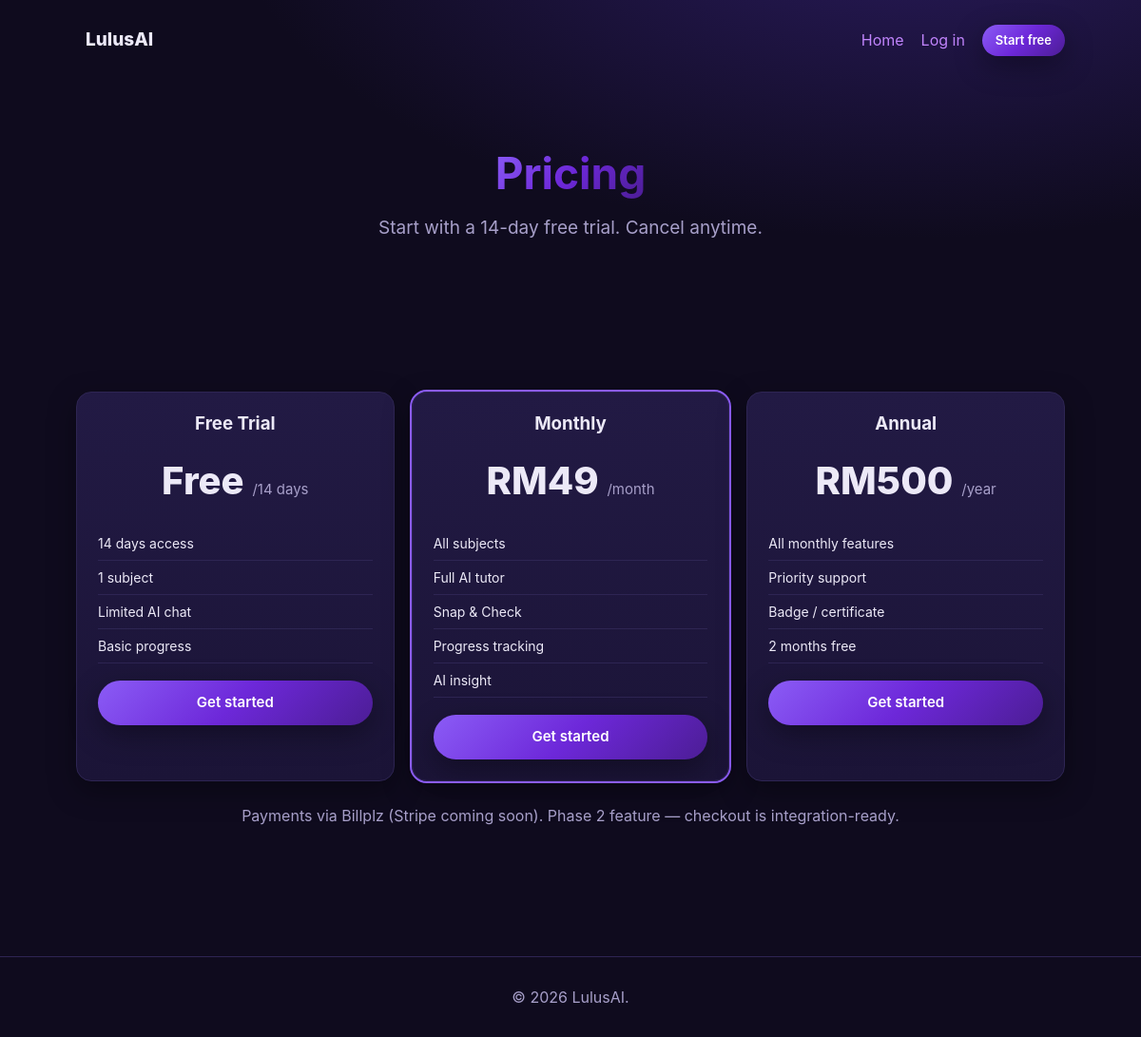
/pricing.php, run on the app's committed database.
### tables this page shows
CREATE TABLE IF NOT EXISTS subscription_plans (
  id          INT AUTO_INCREMENT PRIMARY KEY,
  code        VARCHAR(40) NOT NULL UNIQUE,
  name        VARCHAR(120) NOT NULL,
  price       DECIMAL(10,2) NOT NULL DEFAULT 0,
  currency    VARCHAR(8) NOT NULL DEFAULT 'MYR',
  billing_cycle ENUM('trial','monthly','annual') NOT NULL DEFAULT 'monthly',
  trial_days  INT NOT NULL DEFAULT 0,
  features    TEXT NULL,
  sort_order  INT NOT NULL DEFAULT 0,
  status      VARCHAR(20) NOT NULL DEFAULT 'active',
  created_at  DATETIME NOT NULL DEFAULT CURRENT_TIMESTAMP
);

### inc/helpers.php (called while the page is built, shortened)
<?php
function boot_session(): void
{
    $secure = (!empty($_SERVER['HTTPS']) && $_SERVER['HTTPS'] !== 'off');
}
function e(?string $v): string
{
    return htmlspecialchars((string) $v, ENT_QUOTES | ENT_SUBSTITUTE, 'UTF-8');
}
function url(string $path = ''): string
{
    $path = '/' . ltrim($path, '/');
    return BASE_PATH . $path;
}
function pipe_list(?string $s): array
{
    return array_values(array_filter(array_map('trim', explode('|', $s))));
}

### inc/auth.php (called while the page is built, shortened)
<?php
require_once __DIR__ . '/db.php';
require_once __DIR__ . '/helpers.php';
function current_user(): ?array
{
    if (empty($_SESSION['uid'])) {
        return null;
    }
    $user = db_one('SELECT id, name, email, role, status FROM users WHERE id = ?', [$_SESSION['uid']]);
    return $cache = $user;
}

### inc/db.php (called while the page is built, shortened)
<?php
function db(): PDO
{
    static $pdo = null;
    $cfg = require __DIR__ . '/../config/db_config.php';
    $dsn = sprintf(
        'mysql:host=%s;port=%s;dbname=%s;charset=%s',
        $cfg['host'],
        $cfg['port'],
        $cfg['name'],
        $cfg['charset']
    );
    try {
        $pdo = new PDO($dsn, $cfg['user'], $cfg['pass'], [
            PDO::ATTR_ERRMODE            => PDO::ERRMODE_EXCEPTION,
            PDO::ATTR_DEFAULT_FETCH_MODE => PDO::FETCH_ASSOC,
            PDO::ATTR_EMULATE_PREPARES   => false,
        ]);
    } catch (PDOException $e) {
        if (APP_DEBUG) {
            throw $e;
        }
        http_response_code(500);
        exit('Database connection failed. Please try again later.');
    }
    return $pdo;
}
function db_all(string $sql, array $params = []): array
{
    $stmt = db()->prepare($sql);
    $stmt->execute($params);
    return $stmt->fetchAll();
}

### pricing.php (the view, shortened to what this page needs)
<?php
require_once __DIR__ . '/inc/db.php';
require_once __DIR__ . '/inc/helpers.php';
require_once __DIR__ . '/inc/auth.php';
require_once __DIR__ . '/inc/ui.php';
$plans = db_all('SELECT * FROM subscription_plans WHERE status = "active" ORDER BY sort_order');
$user  = current_user();
render_head('Pricing');
?>
<div class="container">
  <nav class="nav">
    <a class="brand" href="<?= url('') ?>"><?= e(APP_NAME) ?></a>
    <div class="nav__links">
      <a href="<?= url('') ?>">Home</a>
      <?php if ($user): ?>
        <a class="btn btn--sm" href="<?= url(dashboard_for($user['role'])) ?>">Dashboard</a>
      <?php else: ?>
        <a href="<?= url('login.php') ?>">Log in</a>
        <a class="btn btn--sm" href="<?= url('register.php') ?>">Start free</a>
      <?php endif; ?>
    </div>
  </nav>
  <section class="hero">
    <h1><span class="grad">Pricing</span></h1>
    <p>Start with a 14-day free trial. Cancel anytime.</p>
  </section>
  <section class="section">
    <div class="grid grid--3">
      <?php foreach ($plans as $p): ?>
        <div class="card price-card<?= $p['code'] === 'monthly' ? ' price-card--featured' : '' ?>">
          <h3><?= e($p['name']) ?></h3>
          <div class="price">
            <?= $p['price'] > 0 ? 'RM' . e(number_format((float)$p['price'], 0)) : 'Free' ?>
            <small><?= $p['billing_cycle'] === 'annual' ? '/year' : ($p['billing_cycle'] === 'monthly' ? '/month' : '/14 days') ?></small>
          </div>
          <ul>
            <?php foreach (pipe_list($p['features']) as $f): ?><li><?= e($f) ?></li><?php endforeach; ?>
          </ul>
          <?php if ($user && $user['role'] === 'student'): ?>
            <a class="btn btn--block" href="<?= url('student/subscription.php?plan=' . urlencode($p['code'])) ?>">Select <?= e($p['name']) ?></a>
          <?php else: ?>
            <a class="btn btn--block" href="<?= url('register.php') ?>">Get started</a>
          <?php endif; ?>
        </div>
      <?php endforeach; ?>
    </div>
    <p class="center muted" style="margin-top:24px">Payments via Billplz (Stripe coming soon). Phase 2 feature &mdash; checkout is integration-ready.</p>
  </section>
</div>
<footer class="site"><div class="container">&copy; <?= date('Y') ?> <?= e(APP_NAME) ?>.</div></footer>
</body>
</html>

### inc/ui.php (shortened to what this page needs)
<?php
require_once __DIR__ . '/helpers.php';
function render_head(string $title): void
{
    $cssVer = @filemtime(APP_ROOT . '/assets/css/style.css') ?: time();
    ?><!DOCTYPE html>
<html lang="en">
<head>
<link rel="stylesheet" href="<?= url('assets/css/style.css') ?>?v=<?= $cssVer ?>">
</head>
<body><?php
}
    ?>

### assets/css/style.css (style rules this page uses)
:root { --bg: #0f0b1e; --bg-2: #15102b; --card: #1b1437; --card-2: #221a44; --border: #2e2553; --text: #ece9f7; --muted: #a79fc9; --primary: #8b5cf6; --primary-2: #6d28d9; --accent: #c084fc; --good: #34d399; --bad: #fb7185; --warn: #fbbf24; --radius: 16px; --shadow: 0 10px 30px rgba(0,0,0,.35); --grad: linear-gradient(135deg, #8b5cf6 0%, #6d28d9 50%, #4c1d95 100%); }
* { box-sizing: border-box; }
html, body { margin: 0; padding: 0; }
body { background: radial-gradient(1200px 600px at 80% -10%, #2a1b5e 0%, transparent 60%), var(--bg); color: var(--text); font-family: "Inter", system-ui, -apple-system, "Segoe UI", Roboto, sans-serif; line-height: 1.5; -webkit-font-smoothing: antialiased; }
a { color: var(--accent); text-decoration: none; }
h1, h2, h3 { line-height: 1.2; }
.container { max-width: 1080px; margin: 0 auto; padding: 0 20px; }
.btn { display: inline-block; cursor: pointer; border: 0; border-radius: 999px; padding: 12px 22px; font-weight: 600; font-size: 15px; color: #fff; background: var(--grad); box-shadow: var(--shadow); transition: transform .08s ease; text-decoration: none; }
.btn--block { display: block; width: 100%; text-align: center; }
.btn--sm { padding: 7px 14px; font-size: 13px; }
.card { background: linear-gradient(180deg, var(--card-2), var(--card)); border: 1px solid var(--border); border-radius: var(--radius); padding: 22px; box-shadow: var(--shadow); }
.card h2, .card h3 { margin-top: 0; }
.grid { display: grid; gap: 18px; }
.grid--3 { grid-template-columns: repeat(3, 1fr); }
.muted { color: var(--muted); }
.center { text-align: center; }
.brand { font-weight: 800; font-size: 19px; color: var(--text); padding: 6px 10px; }
.nav { display: flex; align-items: center; justify-content: space-between; padding: 22px 0; }
.nav__links { display: flex; gap: 18px; align-items: center; }
.hero { text-align: center; padding: 70px 0 50px; }
.hero h1 { font-size: 46px; margin: 0 0 16px; }
.hero .grad { background: var(--grad); -webkit-background-clip: text; background-clip: text; color: transparent; }
.hero p { font-size: 19px; color: var(--muted); max-width: 640px; margin: 0 auto 28px; }
.section { padding: 50px 0; }
.price-card { text-align: center; }
.price { font-size: 40px; font-weight: 800; }
.price small { font-size: 15px; color: var(--muted); font-weight: 400; }
.price-card ul { list-style: none; padding: 0; margin: 18px 0; text-align: left; }
.price-card li { padding: 7px 0; border-bottom: 1px solid var(--border); font-size: 14px; }
.price-card--featured { outline: 2px solid var(--primary); }
footer.site { border-top: 1px solid var(--border); padding: 30px 0; color: var(--muted); text-align: center; margin-top: 40px; }
html { scroll-behavior: smooth; }
.section { padding: 80px 0; }

### data on the page
subscription_plans: name "Free Trial", price "Free", billing_cycle "/14 days", features "14 days access", features "1 subject", features "Limited AI chat", features "Basic progress"
subscription_plans: name "Monthly", price "49", billing_cycle "/month", features "All subjects", features "Full AI tutor", features "Snap & Check", features "Progress tracking", features "AI insight"
subscription_plans: name "Annual", price "500", billing_cycle "/year", features "All monthly features", features "Priority support", features "Badge / certificate", features "2 months free"

### other printed values
APP_NAME "LulusAI"
